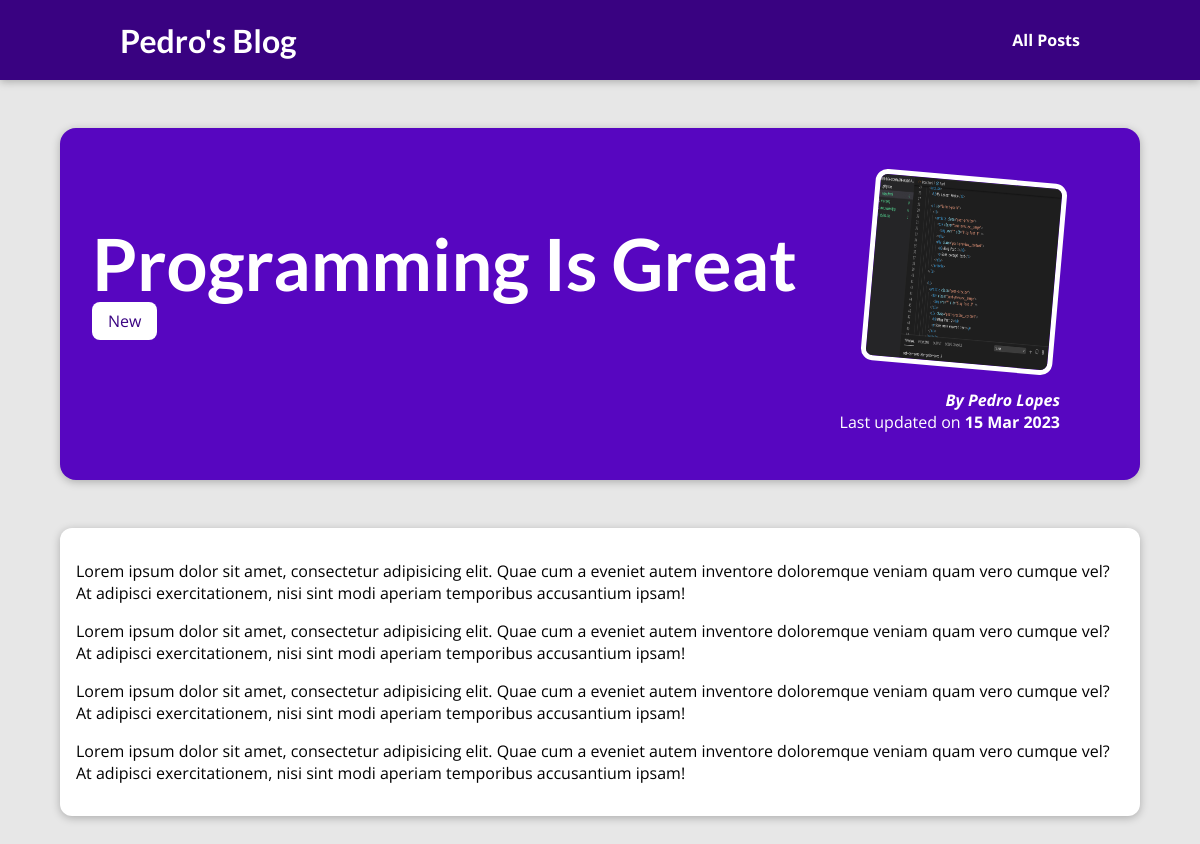
Page /posts/programming-is-fun on the committed database.
### blog/models.py (models this page shows, shortened)
class Post(models.Model):
    title = models.CharField(max_length=150)
    excerpt = models.CharField(max_length=200)
    image_name = models.CharField(max_length=100)
    date = models.DateField(auto_now=True)
    slug = models.SlugField(unique=True, db_index=True)
    content = models.TextField(validators=[MinLengthValidator(10)])
    author = models.ForeignKey(
        Author, on_delete=models.SET_NULL, null=True, related_name='posts')
    tags = models.ManyToManyField(Tag)

class Tag(models.Model):
    caption = models.CharField(max_length=20)

class Author(models.Model):
    first_name = models.CharField(max_length=100)
    last_name = models.CharField(max_length=100)
    email_address = models.EmailField()
    def full_name(self):
        return f'{self.first_name} {self.last_name}'
    def __str__(self):
        return self.full_name()

### blog/views.py (the view)
# urls.py: path("posts/<slug:slug>", views.post_detail,
def post_detail(request, slug):
    identified_post = get_object_or_404(Post, slug=slug)
    return render(request, 'blog/post-detail.html', {
        'post': identified_post,
        'post_tags': identified_post.tags.all()
    }
    )

### blog/templates/blog/post-detail.html (shortened to what this page needs)
{% extends 'base.html' %}
{% load static %}
{% block css_files %}
    <link rel="stylesheet" href="{% static 'blog/post-detail.css' %}"/>
{% endblock css_files %}
{% block content %}
    <section id='summary'>
        <h2>{{post.title}}</h2>
        <div>
            {% for tag in post_tags %}
                <span class='tag'>{{ tag.caption }}</span>
            {% endfor %}
        </div>
        <article>
            <img src="{% static 'blog/images/'|add:post.image_name %}" alt="{{ post.title }}"/>
            <address>By <a href="mailto:{post.author.email_adress}">{{post.author}}</a></address>
            <div>
                Last updated on <time>{{post.date|date:"d M Y" }}</time>
            </div>
        </article>
    </section>
    <main>
        {{post.content|linebreaks}}
    </main>
{% endblock %}

### static/app.css (style rules this page uses)
* { box-sizing: border-box; }
html { font-family: 'Open Sans', 'Lato', sans-serif; }
body { margin: 0; }
h1, h2, h3 { font-family: 'Lato', sans-serif; font-weight: bold; }

### blog/static/blog/post-detail.css (style rules this page uses)
body { background-color: #e7e7e7; }
#summary { margin: 8rem auto 3rem auto; padding: 2rem; width: 90%; max-width: 90rem; border-radius: 16px; background-color: #5706c0; position: relative; box-shadow: 0 2px 8px rgba(0, 0, 0, 0.25); height: 22rem; }
#summary h2 { color: white; font-size: 4.5rem; margin-bottom: 0.25rem; }
#summary article { position: absolute; top: 2rem; right: 3rem; padding: 1rem 2rem; border-radius: 12px; text-align: right; color: white; }
#summary article img { width: 12rem; height: 12rem; border-radius: 12px; transform: rotateZ(5deg); border: 5px solid white; margin-bottom: 1rem; }
#summary address { font-weight: bold; }
#summary a { color: white; text-decoration: none; }
#summary time { font-weight: bold; }
main { width: 90%; max-width: 90rem; margin: 3rem auto; background-color: white; padding: 1rem; border-radius: 12px; box-shadow: 0 2px 8px rgba(0, 0, 0, 0.25); }
.tag { background-color: white; color: #390281; padding: 0.5rem 1rem; border-radius: 8px; }

### rows in the picture
Post: title "Programming Is Great", image_name (picture), author "Pedro Lopes", date "15 Mar 2023", content "Lorem ipsum dolor sit amet, consectetur adipisicing elit. Quae cum a eveniet autem inventore doloremque veniam quam vero cumque vel? At adipisci exercitationem, nisi sint modi aperiam temporibus accusantium ipsam! Lorem ipsum dolor sit amet, consectetur adipisicing elit. Quae cum a eveniet autem inventore doloremque veniam quam vero cumque vel? At adipisci exercitationem, nisi sint modi aperiam temporibus accusantium ipsam! Lorem ipsum dolor sit amet, consectetur adipisicing elit. Quae cum a eveniet autem inventore doloremque veniam quam vero cumque vel? At adipisci exercitationem, nisi sint modi aperiam temporibus accusantium ipsam! Lorem ipsum dolor sit amet, consectetur adipisicing elit.…"
Tag: caption "New"
